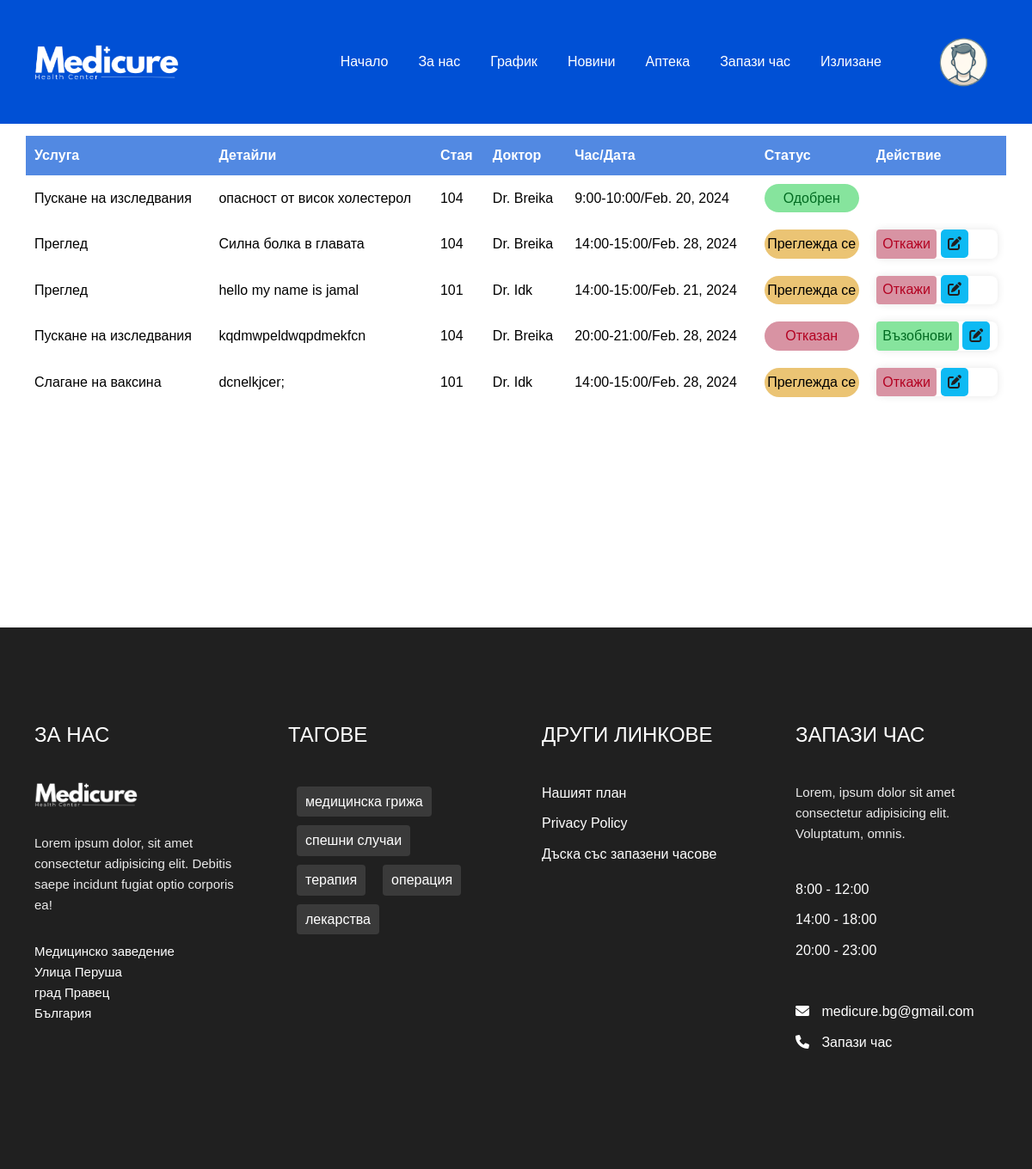
Screenshot of /appointments (signed in) with the database file from the repository.
### projectapp/models.py (models this page shows, shortened)
class Appointment(models.Model):
    patient = models.ForeignKey(CustomUser, on_delete=models.CASCADE, related_name='patient_appointments', blank=True, null=True)
    doctor = models.ForeignKey(CustomUser, on_delete=models.CASCADE, related_name='doctor_appointments', blank=True, null=True)
    service = models.CharField(max_length=255, blank=True, null=True)
    details = models.CharField(max_length=255, blank=True, null=True)
    appointment_date = models.DateField()
    appointment_time = models.CharField(max_length=12)
    STATUS_CHOICES = [
        ('Одобрен' , 'Одобрен'),
        ('Преглежда се', 'Преглежда се'),
        ('Отказан', 'Отказан'),
        ('Пропуснат', 'Пропуснат'),
        ('Изпълнен', 'Изпълнен')
    ]
    status = models.CharField(max_length=20, choices=STATUS_CHOICES, null=True, blank=True, default='Преглежда се')

class CustomUser(models.Model):
    user = models.OneToOneField(User, on_delete=models.CASCADE, blank=True, null=True)
    phone = models.CharField(max_length=13)
    date_of_birth = models.DateField(null=True, blank=True)
    specialty = models.CharField(max_length=100, null=True, blank=True)
    ROLE_CHOICES = [
        ('admin', 'Administrator'),
        ('doctor', 'Doctor'),
        ('patient', 'Patient')
    ]
    role = models.CharField(max_length=7, choices=ROLE_CHOICES)
    forgot_password_token = models.CharField(max_length=100, null=True, blank=True)
    GENDER_CHOICES = [
        ('male' , 'Male'),
        ('female', 'Female'),
        ('other' , 'Other')
    ]
    gender = models.CharField(max_length=6, choices=GENDER_CHOICES, default='not set', blank=True, null=True)
    room_num = models.IntegerField(null=True, blank=True)

### projectapp/views.py (the view, shortened to what this page needs)
# urls.py: path('appointments', views.appointments, name='appointments'),
def appointments(request):
    if request.user.is_authenticated:
        user_email = request.user.email
        patient_appointments = Appointment.objects.filter(patient__user__email=user_email)
        doctor_appointments = Appointment.objects.filter(doctor__user__email=user_email)
        appointments = Appointment.objects.all()
        context = {
                   'appointments' : appointments,
                   'patient_appointments': patient_appointments,
                   'doctor_appointments' : doctor_appointments
                   }
        return render(request, 'appointments.html', context)
    else:
        html_content = """
            <br><br><br><br><br>
            <p><strong> Влезте или се регистирайте за да видите графика си.</strong></p>
            <br><br><br><br><br><br><br><br><br><br><br><br><br><br><br><br><br><br><br><br><br><br><br>
        """
    return render(request, 'appointments.html', {'html_content' : html_content})

### projectapp/context_processors.py (called while the page is built)
def add_user_profile(request):
    if request.user.is_authenticated:
        user_profile = CustomUser.objects.get(user=request.user)
        return {'user_profile': user_profile}
    return {}

### template/appointments.html (shortened to what this page needs)
{% load static %}
<!DOCTYPE html>
<html lang="bg">
<head>
    <link rel="stylesheet" href="{% static 'css/appointments.css' %}">
    <link rel="stylesheet" href="https://cdnjs.cloudflare.com/ajax/libs/font-awesome/6.0.0-beta2/css/all.min.css" />
</head>
<body>
    {% include 'nav.html' %}
    {% if user.is_authenticated %}
    <section class="table__body">
        <table>
            {% if user_profile.role == 'patient' %}
            <thead>
                <tr>
                    <th> Услуга </th>
                    <th> Детайли </th>
                    <th> Стая </th>
                    <th> Доктор </th>
                    <th> Час/дата </th>
                    <th> Статус </th>
                    <th> Действие </th>
                </tr>
            </thead>
            <tbody>
                {% for appointment in patient_appointments %}
                <tr>
                    <td> {{appointment.service}} </td>
                    <td> {{appointment.details}} </td>
                    <td> {{appointment.doctor.room_num}} </td>
                    <td> Dr. {{appointment.doctor.user.last_name}} </td>
                    <td> {{appointment.appointment_time}}/{{appointment.appointment_date}} </td>
                    <td>
                        {% if  appointment.status == "Преглежда се" %}
                        <p class="status pending">{{appointment.status}}</p>
                        {% elif  appointment.status == "Одобрен" %}
                        <p class="status approved">{{appointment.status}}</p>
                        {% elif  appointment.status == "Отказан" %}
                        <p class="status cancelled">{{appointment.status}}</p>
                        {% elif  appointment.status == "Пропуснат" %}
                        <p class="status missed">{{appointment.status}}</p>
                        {% elif  appointment.status == "Изпълнен" %}
                        <p class="status done">{{appointment.status}}</p>
                        {% endif %}
                    </td>
                    <td>
                        <form method="post" class="form-appointments">
                            {% if appointment.status == "Преглежда се" %}
                            <button class="cancelled" name="status" value="Отказан"> Откажи</button>
                            <a class="edit" href="{% url 'edit_appointment' appointment.id %}"> <i class="fas fa-edit"></i></a>
                            {% elif appointment.status == "Отказан" %}
                            <button class="approved" name="status" value="Преглежда се"> Възобнови</button>
                            <a class="edit" href="{% url 'edit_appointment' appointment.id %}"><i class="fas fa-edit"></i></a>
                            {% endif %}
                        </form>
                    </td>
                </tr>
                {% endfor %}
            </tbody>
            {% endif %}
        </table>
    </section>
    {% else %}
        {{ html_content|safe }}
    {% endif %}
            {% include 'make_an_appointment.html' %}
        {% include 'footer.html' %}
</body>
</html>

### static/css/appointments.css (style rules this page uses)
* { margin: 0; padding: 0; box-sizing: border-box; font-family: sans-serif; }
.table__body { width: 95%; max-height: calc(89% - 1.6rem); background-color: #fffb; margin: .8rem auto; border-radius: .6rem; overflow: auto; overflow: overlay; }
table { width: 100%; margin-bottom: 25rem; margin-top: 15rem; }
table, th, td { border-collapse: collapse; padding: 1rem; text-align: left; }
thead th { position: sticky; top: 0; left: 0; background-color: #0052d5ad; text-transform: capitalize; color: #fff; }
tbody tr { --delay: .1s; transition: .5s ease-in-out var(--delay), background-color 0s; }
tbody tr td, tbody tr td p, tbody tr td img { transition: .2s ease-in-out; }
.status { padding: .4rem 0; border-radius: 2rem; text-align: center; }
.status.approved { background-color: #86e49d; color: #006b21; }
.status.cancelled { background-color: #d893a3; color: #b30021; }
.status.pending { background-color: #ebc474; }
.approved { background-color: #86e49d; color: #006b21; }
.pending { background-color: #ebc474; }
.cancelled { background-color: #d893a3; color: #b30021; }
.form-appointments { background: none; margin: 0; padding: 0; border-collapse: collapse; }
.edit { padding: 0.8rem; background-color: #0ebaf3 ; border-radius: 5px; }

### static/css/main.css (style rules this page uses)
:root { --fros-blue-color: #0050d5; --light-blue-color: #16c5ff; --dark-color: #202020; --light-gray: #dedede; --dark-gray: #a1a1a0; --light-color: #fff; --poppins-font: 'Poppins', sans-serif; --transition: all 0.3s ease-in-out; --box-shadow: 0 0 15px 2px rgba(0, 0, 0, 0.2)!important; }
* { padding: 0; margin: 0; -webkit-box-sizing: border-box; box-sizing: border-box; }
html { font-size: 10px; scroll-behavior: smooth; }
body { font-size: 1.6rem; line-height: 1.6; font-family: var(--poppins-font); }
a { text-decoration: none; color: var(--dark-color); }
.btn, button { border: none; cursor: pointer; }

### template/make_an_appointment.html (style rules this page uses)
body { font-family: Arial, sans-serif; margin: 0; padding: 0; }
form { max-width: 600px; margin: 2rem auto; padding: 1.5rem; border-radius: 8px; box-shadow: 0 0 10px rgba(0, 0, 0, 0.1); }
button { background-color: #0050d5; color: #ffffff; padding: 0.75rem; border: none; border-radius: 4px; cursor: pointer; }

### rows the page displays
Appointment: service "Пускане на изследвания", details "опасност от висок холестерол", doctor.room_num "104", doctor.user.last_name "Breika", appointment_time "9:00-10:00", appointment_date "Feb. 20, 2024", status "Одобрен"
Appointment: service "Преглед", details "Силна болка в главата", doctor.room_num "104", doctor.user.last_name "Breika", appointment_time "14:00-15:00", appointment_date "Feb. 28, 2024", status "Преглежда се", shows "Откажи"
Appointment: service "Преглед", details "hello my name is jamal", doctor.room_num "101", doctor.user.last_name "Idk", appointment_time "14:00-15:00", appointment_date "Feb. 21, 2024", status "Преглежда се", shows "Откажи"
Appointment: service "Пускане на изследвания", details "kqdmwpeldwqpdmekfcn", doctor.room_num "104", doctor.user.last_name "Breika", appointment_time "20:00-21:00", appointment_date "Feb. 28, 2024", status "Отказан", shows "Възобнови"
Appointment: service "Слагане на ваксина", details "dcnelkjcer;", doctor.room_num "101", doctor.user.last_name "Idk", appointment_time "14:00-15:00", appointment_date "Feb. 28, 2024", status "Преглежда се", shows "Откажи"
